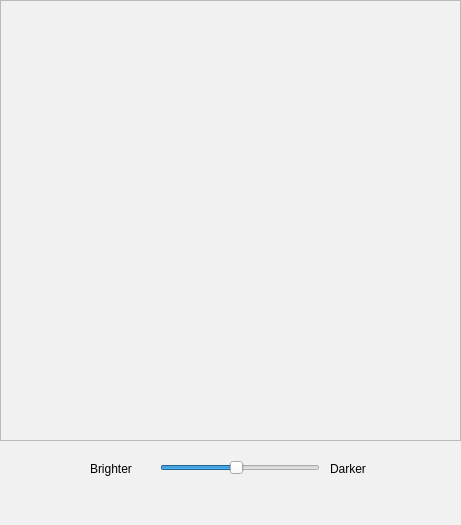
<?xml version="1.0" encoding="UTF-8"?>
<ui version="4.0">
 <class>MainWindow</class>
 <widget class="QMainWindow" name="MainWindow">
  <property name="geometry">
   <rect>
    <x>0</x>
    <y>0</y>
    <width>461</width>
    <height>525</height>
   </rect>
  </property>
  <property name="windowTitle">
   <string>TryOn</string>
  </property>
  <property name="styleSheet">
   <string notr="true">background-color : #f2f1f1 ;</string>
  </property>
  <widget class="QWidget" name="centralWidget">
   <widget class="QScrollArea" name="scrollArea">
    <property name="geometry">
     <rect>
      <x>0</x>
      <y>0</y>
      <width>461</width>
      <height>441</height>
     </rect>
    </property>
    <property name="widgetResizable">
     <bool>true</bool>
    </property>
    <widget class="QWidget" name="scrollAreaWidgetContents">
     <property name="geometry">
      <rect>
       <x>0</x>
       <y>0</y>
       <width>459</width>
       <height>439</height>
      </rect>
     </property>
     <widget class="QPushButton" name="frame1">
      <property name="geometry">
       <rect>
        <x>10</x>
        <y>20</y>
        <width>191</width>
        <height>81</height>
       </rect>
      </property>
      <property name="text">
       <string/>
      </property>
      <property name="flat">
       <bool>true</bool>
      </property>
     </widget>
     <widget class="QPushButton" name="frame2">
      <property name="geometry">
       <rect>
        <x>230</x>
        <y>20</y>
        <width>191</width>
        <height>81</height>
       </rect>
      </property>
      <property name="text">
       <string/>
      </property>
      <property name="flat">
       <bool>true</bool>
      </property>
     </widget>
     <widget class="QPushButton" name="frame3">
      <property name="geometry">
       <rect>
        <x>440</x>
        <y>20</y>
        <width>191</width>
        <height>81</height>
       </rect>
      </property>
      <property name="text">
       <string/>
      </property>
      <property name="flat">
       <bool>true</bool>
      </property>
     </widget>
     <widget class="QPushButton" name="frame4">
      <property name="geometry">
       <rect>
        <x>10</x>
        <y>120</y>
        <width>191</width>
        <height>81</height>
       </rect>
      </property>
      <property name="text">
       <string/>
      </property>
      <property name="flat">
       <bool>true</bool>
      </property>
     </widget>
     <widget class="QPushButton" name="frame5">
      <property name="geometry">
       <rect>
        <x>230</x>
        <y>120</y>
        <width>191</width>
        <height>81</height>
       </rect>
      </property>
      <property name="text">
       <string/>
      </property>
      <property name="flat">
       <bool>true</bool>
      </property>
     </widget>
     <widget class="QPushButton" name="frame6">
      <property name="geometry">
       <rect>
        <x>440</x>
        <y>120</y>
        <width>191</width>
        <height>81</height>
       </rect>
      </property>
      <property name="text">
       <string/>
      </property>
      <property name="flat">
       <bool>true</bool>
      </property>
     </widget>
     <widget class="QPushButton" name="frame7">
      <property name="geometry">
       <rect>
        <x>10</x>
        <y>220</y>
        <width>191</width>
        <height>81</height>
       </rect>
      </property>
      <property name="text">
       <string/>
      </property>
      <property name="flat">
       <bool>true</bool>
      </property>
     </widget>
     <widget class="QPushButton" name="frame8">
      <property name="geometry">
       <rect>
        <x>230</x>
        <y>220</y>
        <width>191</width>
        <height>81</height>
       </rect>
      </property>
      <property name="text">
       <string/>
      </property>
      <property name="flat">
       <bool>true</bool>
      </property>
     </widget>
     <widget class="QPushButton" name="frame9">
      <property name="geometry">
       <rect>
        <x>440</x>
        <y>220</y>
        <width>191</width>
        <height>81</height>
       </rect>
      </property>
      <property name="text">
       <string/>
      </property>
      <property name="flat">
       <bool>true</bool>
      </property>
     </widget>
     <widget class="QPushButton" name="frame10">
      <property name="geometry">
       <rect>
        <x>20</x>
        <y>310</y>
        <width>191</width>
        <height>81</height>
       </rect>
      </property>
      <property name="text">
       <string/>
      </property>
      <property name="flat">
       <bool>true</bool>
      </property>
     </widget>
     <widget class="QPushButton" name="frame11">
      <property name="geometry">
       <rect>
        <x>130</x>
        <y>310</y>
        <width>191</width>
        <height>81</height>
       </rect>
      </property>
      <property name="text">
       <string/>
      </property>
      <property name="flat">
       <bool>true</bool>
      </property>
     </widget>
     <widget class="QPushButton" name="frame12">
      <property name="geometry">
       <rect>
        <x>180</x>
        <y>310</y>
        <width>191</width>
        <height>81</height>
       </rect>
      </property>
      <property name="text">
       <string/>
      </property>
      <property name="flat">
       <bool>true</bool>
      </property>
     </widget>
     <widget class="QPushButton" name="frame13">
      <property name="geometry">
       <rect>
        <x>220</x>
        <y>310</y>
        <width>191</width>
        <height>81</height>
       </rect>
      </property>
      <property name="text">
       <string/>
      </property>
      <property name="flat">
       <bool>true</bool>
      </property>
     </widget>
     <widget class="QPushButton" name="frame14">
      <property name="geometry">
       <rect>
        <x>250</x>
        <y>310</y>
        <width>191</width>
        <height>81</height>
       </rect>
      </property>
      <property name="text">
       <string/>
      </property>
      <property name="flat">
       <bool>true</bool>
      </property>
     </widget>
     <widget class="QPushButton" name="frame15">
      <property name="geometry">
       <rect>
        <x>130</x>
        <y>370</y>
        <width>191</width>
        <height>81</height>
       </rect>
      </property>
      <property name="text">
       <string/>
      </property>
      <property name="flat">
       <bool>true</bool>
      </property>
     </widget>
    </widget>
   </widget>
   <widget class="QSlider" name="horizontalSlider">
    <property name="geometry">
     <rect>
      <x>160</x>
      <y>460</y>
      <width>160</width>
      <height>16</height>
     </rect>
    </property>
    <property name="minimum">
     <number>10</number>
    </property>
    <property name="maximum">
     <number>200</number>
    </property>
    <property name="singleStep">
     <number>10</number>
    </property>
    <property name="sliderPosition">
     <number>100</number>
    </property>
    <property name="orientation">
     <enum>Qt::Horizontal</enum>
    </property>
   </widget>
   <widget class="QLabel" name="label">
    <property name="geometry">
     <rect>
      <x>90</x>
      <y>460</y>
      <width>61</width>
      <height>17</height>
     </rect>
    </property>
    <property name="text">
     <string>Brighter</string>
    </property>
   </widget>
   <widget class="QLabel" name="label_2">
    <property name="geometry">
     <rect>
      <x>330</x>
      <y>460</y>
      <width>67</width>
      <height>17</height>
     </rect>
    </property>
    <property name="text">
     <string>Darker</string>
    </property>
   </widget>
  </widget>
  <widget class="QMenuBar" name="menuBar">
   <property name="geometry">
    <rect>
     <x>0</x>
     <y>0</y>
     <width>461</width>
     <height>22</height>
    </rect>
   </property>
  </widget>
  <widget class="QStatusBar" name="statusBar"/>
 </widget>
 <layoutdefault spacing="6" margin="11"/>
 <resources/>
 <connections/>
</ui>
